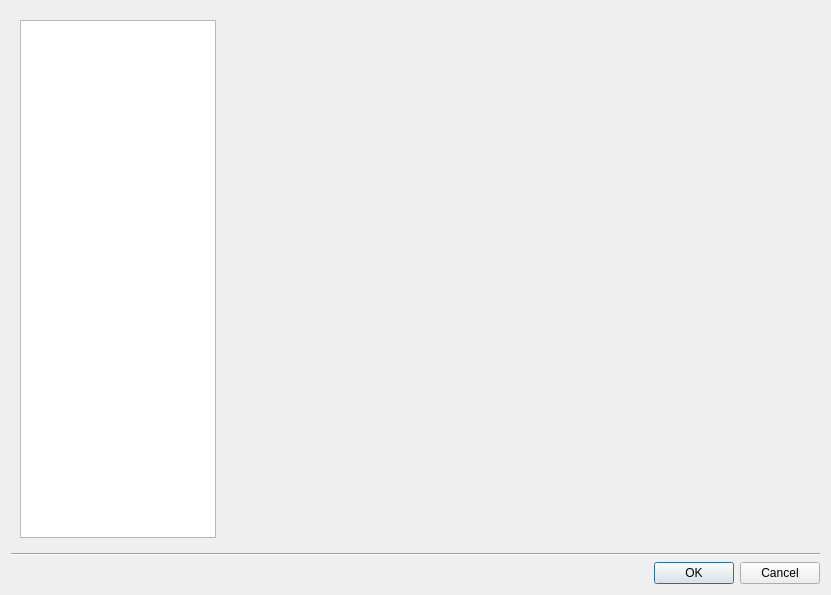
<?xml version="1.0" encoding="UTF-8"?>
<ui version="4.0">
 <class>Settings</class>
 <widget class="QDialog" name="Settings">
  <property name="geometry">
   <rect>
    <x>0</x>
    <y>0</y>
    <width>831</width>
    <height>595</height>
   </rect>
  </property>
  <property name="minimumSize">
   <size>
    <width>831</width>
    <height>595</height>
   </size>
  </property>
  <property name="maximumSize">
   <size>
    <width>831</width>
    <height>595</height>
   </size>
  </property>
  <property name="windowTitle">
   <string>Settings</string>
  </property>
  <layout class="QVBoxLayout" name="verticalLayout">
   <item>
    <widget class="QWidget" name="widget" native="true">
     <layout class="QHBoxLayout" name="horizontalLayout" stretch="1,3">
      <item>
       <widget class="QListView" name="listView"/>
      </item>
      <item>
       <widget class="QStackedWidget" name="stackedWidget">
        <property name="currentIndex">
         <number>-1</number>
        </property>
       </widget>
      </item>
     </layout>
    </widget>
   </item>
   <item>
    <widget class="Line" name="line">
     <property name="orientation">
      <enum>Qt::Horizontal</enum>
     </property>
    </widget>
   </item>
   <item>
    <widget class="QDialogButtonBox" name="buttonBox">
     <property name="orientation">
      <enum>Qt::Horizontal</enum>
     </property>
     <property name="standardButtons">
      <set>QDialogButtonBox::Cancel|QDialogButtonBox::Ok</set>
     </property>
    </widget>
   </item>
  </layout>
 </widget>
 <resources/>
 <connections>
  <connection>
   <sender>buttonBox</sender>
   <signal>accepted()</signal>
   <receiver>Settings</receiver>
   <slot>accept()</slot>
   <hints>
    <hint type="sourcelabel">
     <x>248</x>
     <y>254</y>
    </hint>
    <hint type="destinationlabel">
     <x>157</x>
     <y>274</y>
    </hint>
   </hints>
  </connection>
  <connection>
   <sender>buttonBox</sender>
   <signal>rejected()</signal>
   <receiver>Settings</receiver>
   <slot>reject()</slot>
   <hints>
    <hint type="sourcelabel">
     <x>316</x>
     <y>260</y>
    </hint>
    <hint type="destinationlabel">
     <x>286</x>
     <y>274</y>
    </hint>
   </hints>
  </connection>
 </connections>
</ui>
